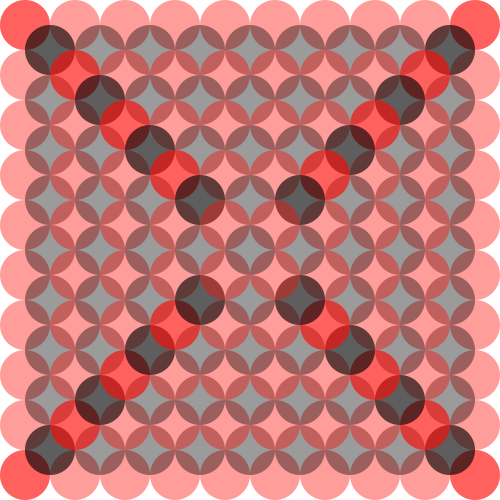
Frame 1 (no input)
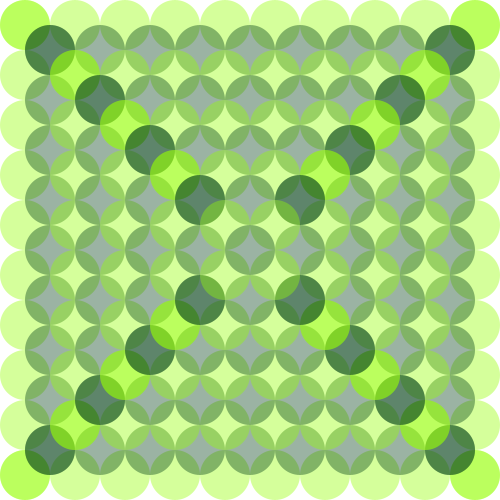
Frame 60 (the mouse pressed at the canvas centre just before this capture)
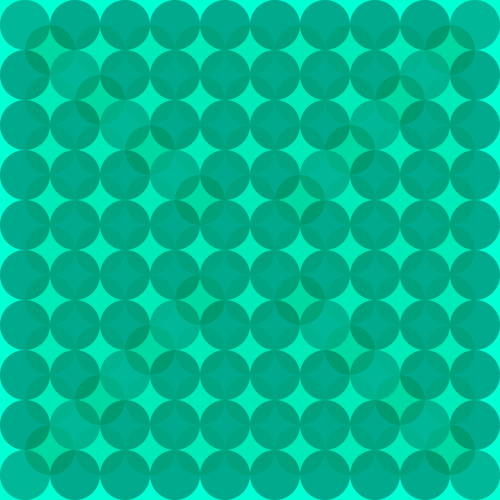
Frame 120 (the mouse held since frame 60 and released just before this capture)

The Processing sketch that drew these frames (run headless with seeded random() and noise(); from frame 60 on, the mouse is pressed at the canvas centre):

// Processing sketch: processing_63289
// ── processing_63289.pde

void setup(){
  size(500,500);  
  noStroke();
  colorMode(HSB);
  smooth();
}

int x1 = 25;
int y1 = 25;
int col = 0;
int trans = 100;

void draw(){
  
background(255);
col = (col+1) % 256;

  if(mousePressed == true){
    background(col, 255, 255);
    trans--;
    for (int i = 25; i < 500; i = i+50) {
  fill(0, 100);
  ellipse(i, 25, 50, 50);
  ellipse(i, 75, 50, 50);
  ellipse(i, 125, 50, 50);
  ellipse(i, 175, 50, 50);
  ellipse(i, 225, 50, 50);
  ellipse(i, 275, 50, 50);
  ellipse(i, 325, 50, 50);
  ellipse(i, 375, 50, 50);
  ellipse(i, 425, 50, 50);
  ellipse(i, 475, 50, 50);
}
  }else {background(255);
         trans = 100;
         };
      
//de afuera hacia adentro
//marco 1
for (int x1 = 25; x1 < 500; x1 = x1+50) {
  fill(col, 255, 255, trans);
  ellipse(x1, y1, 50,50);
  ellipse(x1, height-y1, 50,50);
};
for (int y1 = 25; y1 < 500; y1 = y1+50) {
  ellipse(x1, y1, 50,50);
  ellipse(width-x1, y1, 50,50);
};
//marco 2
for (int x1 = 50; x1 < 475; x1 = x1+50) {
  fill(100, 255, col, trans);
  ellipse(x1, y1*2, 50,50);
  ellipse(x1, height-y1*2, 50,50);
};
for (int y1 = 50; y1 < 475; y1 = y1+50) {
  ellipse(x1*2, y1, 50,50);
  ellipse(width-x1*2, y1, 50,50);
};
//marco 3
for (int x1 = 75; x1 < 450; x1 = x1+50) {
  fill(col, 255, 255, trans);
  ellipse(x1, y1*3, 50,50);
  ellipse(x1, height-y1*3, 50,50);
};
for (int y1 = 75; y1 < 450; y1 = y1+50) {
  ellipse(x1*3, y1, 50,50);
  ellipse(width-x1*3, y1, 50,50);
};
//marco 4
for (int x1 = 100; x1 < 425; x1 = x1+50) {
  fill(100, 255, col, trans);
  ellipse(x1, y1*4, 50,50);
  ellipse(x1, height-y1*4, 50,50);
};
for (int y1 = 100; y1 < 425; y1 = y1+50) {
  ellipse(x1*4, y1, 50,50);
  ellipse(width-x1*4, y1, 50,50);
};
//marco 5
for (int x1 = 125; x1 < 400; x1 = x1+50) {
  fill(col, 255, 255, trans);
  ellipse(x1, y1*5, 50,50);
  ellipse(x1, height-y1*5, 50,50);
};
for (int y1 = 125; y1 < 400; y1 = y1+50) {
  ellipse(x1*5, y1, 50,50);
  ellipse(width-x1*5, y1, 50,50);
}; 
//marco 6
for (int x1 = 150; x1 < 375; x1 = x1+50) {
  fill(100, 255, col, trans);
  ellipse(x1, y1*6, 50,50);
  ellipse(x1, height-y1*6, 50,50);
};
for (int y1 = 150; y1 < 375; y1 = y1+50) {
  ellipse(x1*6, y1, 50,50);
  ellipse(width-x1*6, y1, 50,50);
}; 
//marco 7
for (int x1 = 175; x1 < 350; x1 = x1+50) {
  fill(col, 255, 255, trans);
  ellipse(x1, y1*7, 50,50);
  ellipse(x1, height-y1*7, 50,50);
};
for (int y1 = 175; y1 < 350; y1 = y1+50) {
  ellipse(x1*7, y1, 50,50);
  ellipse(width-x1*7, y1, 50,50);
}; 
//marco 8
for (int x1 = 200; x1 < 325; x1 = x1+50) {
  fill(100, 255, col, trans);
  ellipse(x1, y1*8, 50,50);
  ellipse(x1, height-y1*8, 50,50);
};
for (int y1 = 200; y1 < 325; y1 = y1+50) {
  ellipse(x1*8, y1, 50,50);
  ellipse(width-x1*8, y1, 50,50);
}; 
//marco 9
for (int x1 = 225; x1 < 300; x1 = x1+50) {
  fill(col, 255, 255, trans);
  ellipse(x1, y1*9, 50,50);
  ellipse(x1, height-y1*9, 50,50);
};
//circulo central
  fill(100, 255, col, trans);
  ellipse(width/2, height/2, 50,50);
}
